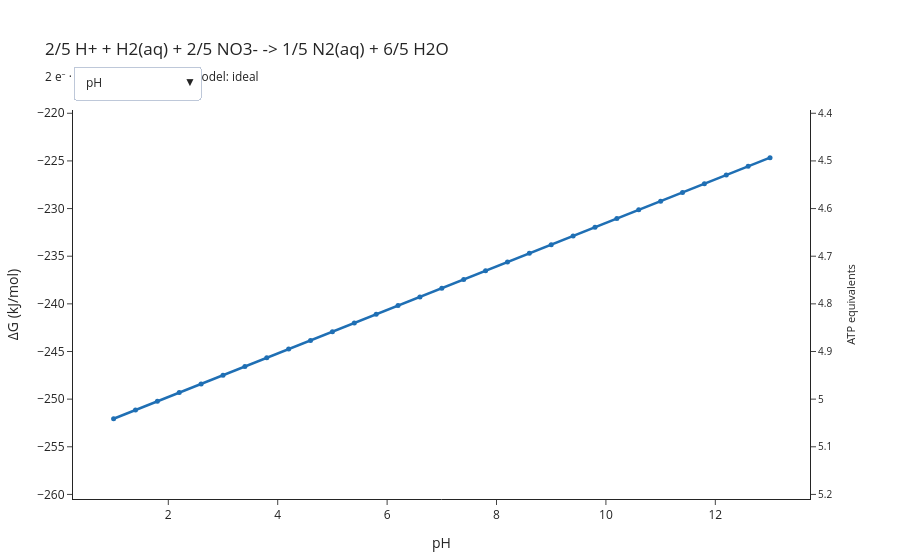

The notebook cell saved with this chart:
### Code cell
from microbial_thermo.sweep import concentration_axis, partial_pressure_axis, ph_axis

axes = [
    ph_axis(low=1.0, high=13.0, n=31),
    concentration_axis(reaction.acceptor_half.couple.oxidized.backend),
    concentration_axis(reaction.acceptor_half.couple.reduced.backend),
    partial_pressure_axis(reaction.donor_half.couple.reduced.backend), 
    partial_pressure_axis(reaction.donor_half.couple.oxidized.backend), 
]
figure = plot_energy_explorer(reaction, axes=axes)

figure.show()

### Figure 1 — Plotly figure (JSON) as saved in the notebook; plotly's stock layout.template omitted (floating-point values rounded to 4 significant figures)
{"data": [{"hovertemplate": "pH: %{x}<br>ΔG: %{y:.1f} kJ/mol<extra></extra>", "line": {"color": "#1F6FB4", "width": 2.5}, "marker": {"size": 5}, "mode": "lines+markers", "name": "pH", "type": "scatter", "visible": true, "x": [1.0, 1.4, 1.8, 2.2, 2.6, 3.0, 3.4, 3.8, 4.2, 4.6, 5.0, 5.4, 5.8, 6.2, 6.6, 7.0, 7.4, 7.8, 8.2, 8.6, 9.0, 9.4, 9.8, 10.2, 10.6, 11.0, 11.4, 11.8, 12.2, 12.6, 13.0], "y": [-252.1, -251.1, -250.2, -249.3, -248.4, -247.5, -246.6, -245.7, -244.7, -243.8, -242.9, -242.0, -241.1, -240.2, -239.3, -238.4, -237.4, -236.5, -235.6, -234.7, -233.8, -232.9, -232.0, -231.0, -230.1, -229.2, -228.3, -227.4, -226.5, -225.6, -224.7]}, {"hovertemplate": "[NO3-] (molal): %{x}<br>ΔG: %{y:.1f} kJ/mol<extra></extra>", "line": {"color": "#1F6FB4", "width": 2.5}, "marker": {"size": 5}, "mode": "lines+markers", "name": "[NO3-] (molal)", "type": "scatter", "visible": false, "x": [1e-09, 2.154e-09, 4.642e-09, 1e-08, 2.154e-08, 4.642e-08, 1e-07, 2.154e-07, 4.642e-07, 1e-06, 2.154e-06, 4.642e-06, 1e-05, 2.154e-05, 4.642e-05, 0.0001, 0.0002154, 0.0004642, 0.001, 0.002154, 0.004642, 0.01, 0.02154, 0.04642, 0.1], "y": [-224.7, -225.4, -226.2, -226.9, -227.7, -228.5, -229.2, -230.0, -230.7, -231.5, -232.3, -233.0, -233.8, -234.6, -235.3, -236.1, -236.8, -237.6, -238.4, -239.1, -239.9, -240.6, -241.4, -242.2, -242.9]}, {"hovertemplate": "[N2(aq)] (molal): %{x}<br>ΔG: %{y:.1f} kJ/mol<extra></extra>", "line": {"color": "#1F6FB4", "width": 2.5}, "marker": {"size": 5}, "mode": "lines+markers", "name": "[N2(aq)] (molal)", "type": "scatter", "visible": false, "x": [1e-09, 2.154e-09, 4.642e-09, 1e-08, 2.154e-08, 4.642e-08, 1e-07, 2.154e-07, 4.642e-07, 1e-06, 2.154e-06, 4.642e-06, 1e-05, 2.154e-05, 4.642e-05, 0.0001, 0.0002154, 0.0004642, 0.001, 0.002154, 0.004642, 0.01, 0.02154, 0.04642, 0.1], "y": [-255.5, -255.1, -254.7, -254.3, -254.0, -253.6, -253.2, -252.8, -252.4, -252.1, -251.7, -251.3, -250.9, -250.5, -250.2, -249.8, -249.4, -249.0, -248.6, -248.2, -247.9, -247.5, -247.1, -246.7, -246.3]}, {"hovertemplate": "pH2(aq) (bar): %{x}<br>ΔG: %{y:.1f} kJ/mol<extra></extra>", "line": {"color": "#1F6FB4", "width": 2.5}, "marker": {"size": 5}, "mode": "lines+markers", "name": "pH2(aq) (bar)", "type": "scatter", "visible": false, "x": [1e-10, 2.61e-10, 6.813e-10, 1.778e-09, 4.642e-09, 1.212e-08, 3.162e-08, 8.254e-08, 2.154e-07, 5.623e-07, 1.468e-06, 3.831e-06, 1e-05, 2.61e-05, 6.813e-05, 0.0001778, 0.0004642, 0.001212, 0.003162, 0.008254, 0.02154, 0.05623, 0.1468, 0.3831, 1.0], "y": [-245.2, -245.2, -245.2, -245.2, -245.2, -245.2, -245.2, -245.2, -245.2, -245.2, -245.2, -245.2, -245.2, -245.2, -245.2, -245.2, -245.2, -245.2, -245.2, -245.2, -245.2, -245.2, -245.2, -245.2, -245.2]}, {"hovertemplate": "pH+ (bar): %{x}<br>ΔG: %{y:.1f} kJ/mol<extra></extra>", "line": {"color": "#1F6FB4", "width": 2.5}, "marker": {"size": 5}, "mode": "lines+markers", "name": "pH+ (bar)", "type": "scatter", "visible": false, "x": [1e-10, 2.61e-10, 6.813e-10, 1.778e-09, 4.642e-09, 1.212e-08, 3.162e-08, 8.254e-08, 2.154e-07, 5.623e-07, 1.468e-06, 3.831e-06, 1e-05, 2.61e-05, 6.813e-05, 0.0001778, 0.0004642, 0.001212, 0.003162, 0.008254, 0.02154, 0.05623, 0.1468, 0.3831, 1.0], "y": [-245.2, -245.2, -245.2, -245.2, -245.2, -245.2, -245.2, -245.2, -245.2, -245.2, -245.2, -245.2, -245.2, -245.2, -245.2, -245.2, -245.2, -245.2, -245.2, -245.2, -245.2, -245.2, -245.2, -245.2, -245.2]}, {"hoverinfo": "skip", "marker": {"opacity": 0}, "mode": "markers", "showlegend": false, "type": "scatter", "x": [1], "y": [5.21], "yaxis": "y2"}], "layout": {"annotations": [{"font": {"color": "#8A8A8A", "size": 10}, "showarrow": false, "text": "below the biological energy quantum", "x": 0, "xanchor": "left", "xref": "x domain", "y": 0, "yanchor": "top", "yref": "y"}], "hovermode": "x unified", "margin": {"b": 60, "l": 70, "r": 90, "t": 110}, "shapes": [{"line": {"color": "#333333", "width": 1}, "type": "line", "x0": 0, "x1": 1, "xref": "x domain", "y0": 0, "y1": 0, "yref": "y"}, {"fillcolor": "#E8B84B", "line": {"width": 0}, "opacity": 0.18, "type": "rect", "x0": 0, "x1": 1, "xref": "x domain", "y0": -20, "y1": 0, "yref": "y"}], "showlegend": false, "title": {"text": "2/5 H+ + H2(aq) + 2/5 NO3- -> 1/5 N2(aq) + 6/5 H2O<br><sub>2 e⁻ · pH 4 · 25 °C · activity model: ideal</sub>"}, "updatemenus": [{"buttons": [{"args": [{"visible": [true, false, false, false, false]}, {"xaxis.title.text": "pH", "xaxis.type": "linear"}], "label": "pH", "method": "update"}, {"args": [{"visible": [false, true, false, false, false]}, {"xaxis.title.text": "[NO3-] (molal)", "xaxis.type": "log"}], "label": "[NO3-] (molal)", "method": "update"}, {"args": [{"visible": [false, false, true, false, false]}, {"xaxis.title.text": "[N2(aq)] (molal)", "xaxis.type": "log"}], "label": "[N2(aq)] (molal)", "method": "update"}, {"args": [{"visible": [false, false, false, true, false]}, {"xaxis.title.text": "pH2(aq) (bar)", "xaxis.type": "log"}], "label": "pH2(aq) (bar)", "method": "update"}, {"args": [{"visible": [false, false, false, false, true]}, {"xaxis.title.text": "pH+ (bar)", "xaxis.type": "log"}], "label": "pH+ (bar)", "method": "update"}], "direction": "down", "pad": {"r": 10, "t": 10}, "showactive": true, "x": 0, "xanchor": "left", "y": 1.14, "yanchor": "top"}], "xaxis": {"title": {"text": "pH"}, "type": "linear"}, "yaxis": {"range": [-260.5, -219.7], "title": {"text": "ΔG (kJ/mol)"}}, "yaxis2": {"overlaying": "y", "range": [5.21, 4.393], "showgrid": false, "side": "right", "tickfont": {"size": 10}, "title": {"font": {"size": 11}, "text": "ATP equivalents"}}}}
